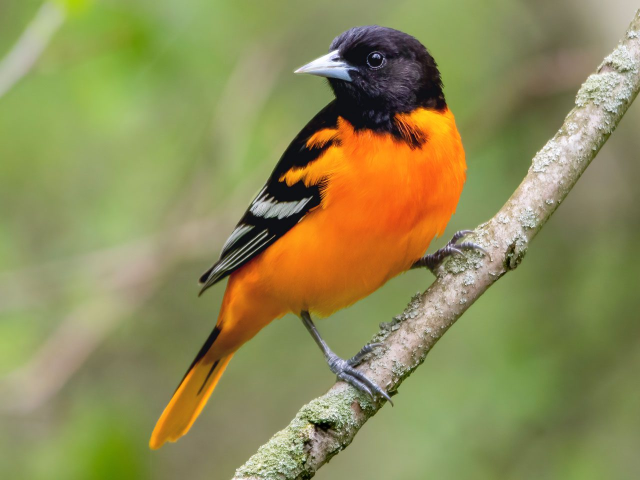
#> input picture birds.jpg, 1280 x 960 px (shown at 1/2 size)
$ jupyter execute Bilateral_Filter.ipynb
#> lines starting #> are read from the running program, lines starting #| are printed output that depends on the picture
#### Bilateral Filter
##### Bilateral Filter is an advanced smoothing filter that:
-  Reduces noise
- Preserves edges
- Does not blur edges like Gaussian

##### It is very useful in medical image processing and edge preserving smoothing.

##### Syntax:
- cv2.bilateralFilter(src, d, sigmaColor, sigmaSpace)

where,
- src is a input image.
- d is diameter of the pixel neighborhood.
- sigmaColor is filter sigma in the color space.
- sigmaSpace is filter sigma in the coordinate space.

[cell 1]
import cv2
import matplotlib.pyplot as plt
import numpy as np
import pandas as pd

[cell 2]
img = cv2.imread("birds.jpg")
#> img is the input picture: shape (960, 1280, 3); mean B, G, R 86.8, 139.8, 142.7

[cell 3]
h, w = img.shape[:2]
#> h = 960; w = 1280
print("Original Size", w, "x", h)
#| Original Size 1280 x 960

[cell 4]
new_width = 520
new_height = 520

[cell 5]
resized = cv2.resize(img, (new_width, new_height), interpolation=cv2.INTER_AREA)
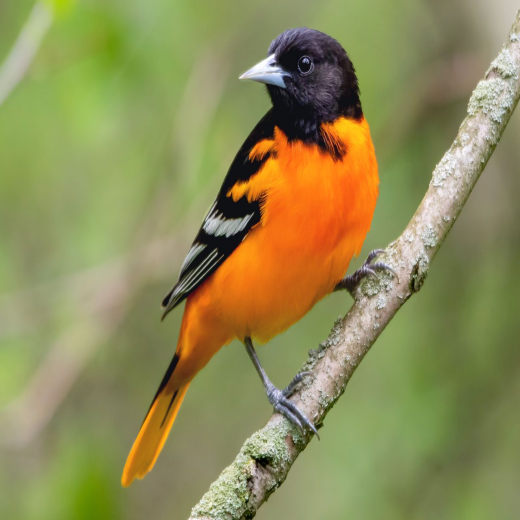
#> resized: shape (520, 520, 3); mean B, G, R 86.8, 139.8, 142.7

[cell 6]
d = 7
sigmacolor = 500
sigmaspace = 500

[cell 7]
img_1 = cv2.bilateralFilter(img, d, sigmacolor, sigmaspace)

[cell 8]
rgb_1 = cv2.cvtColor(img, cv2.COLOR_BGR2RGB)

[cell 9]
rgb_2= cv2.cvtColor(img_1, cv2.COLOR_BGR2RGB)

[cell 10]
plt.figure(figsize=(8,8))

[cell 11]
plt.subplot(1,2,1)
plt.imshow(rgb_1)
plt.title("Original Image")
plt.axis("off")

plt.subplot(1,2,2)
plt.imshow(rgb_2)
plt.title("Filtered Image")
plt.axis("off")
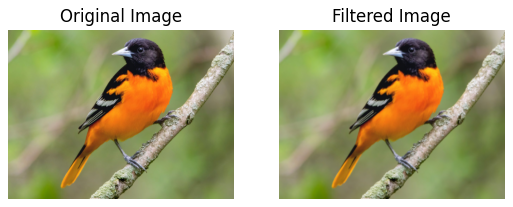
#> figure drawn by matplotlib, 2 panels

$ run again, with CVV.jpg copied over birds.jpg
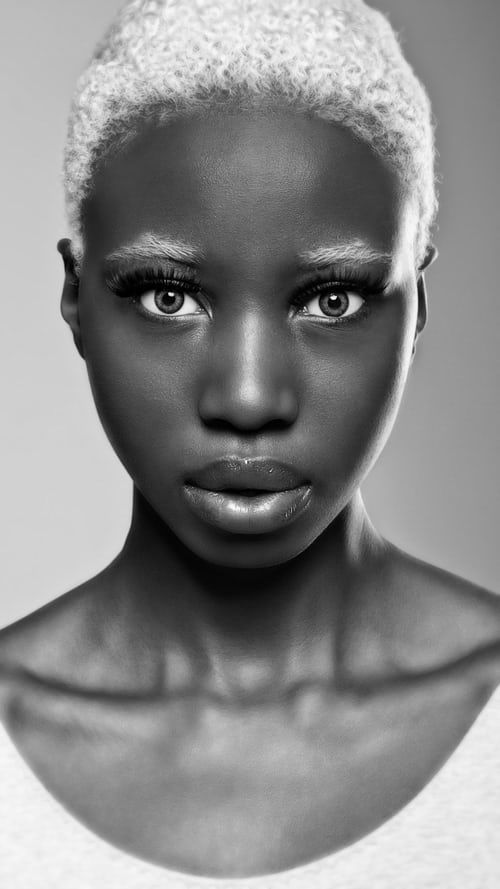
#> input picture CVV.jpg, 500 x 889 px
#> img is the input picture: shape (889, 500, 3); min 0, max 255, mean 137.3
#| Original Size 500 x 889
#> `resized = cv2.resize(img, (new_width, new_height), interpolation=cv2.I..`:
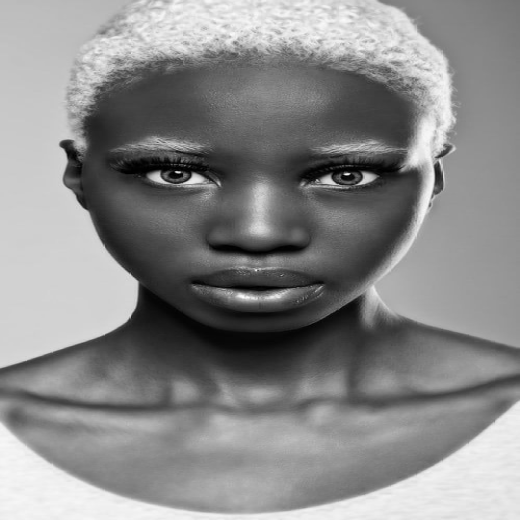
#> resized: shape (520, 520, 3); min 0, max 251, mean 137.2
#> `[cell 11] plt.subplot(1,2,1) plt.imshow(rgb_1) plt.title("Original Ima..`:
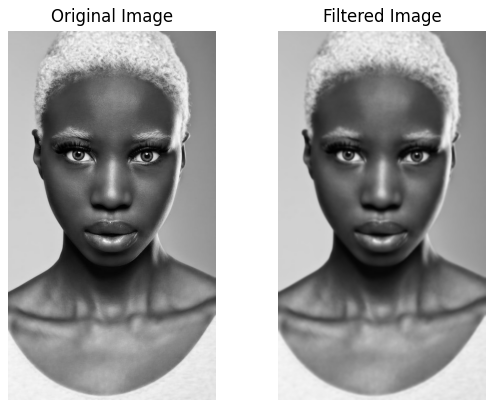
#> figure drawn by matplotlib, 2 panels

$ run again, with X_Ray.jpg copied over birds.jpg
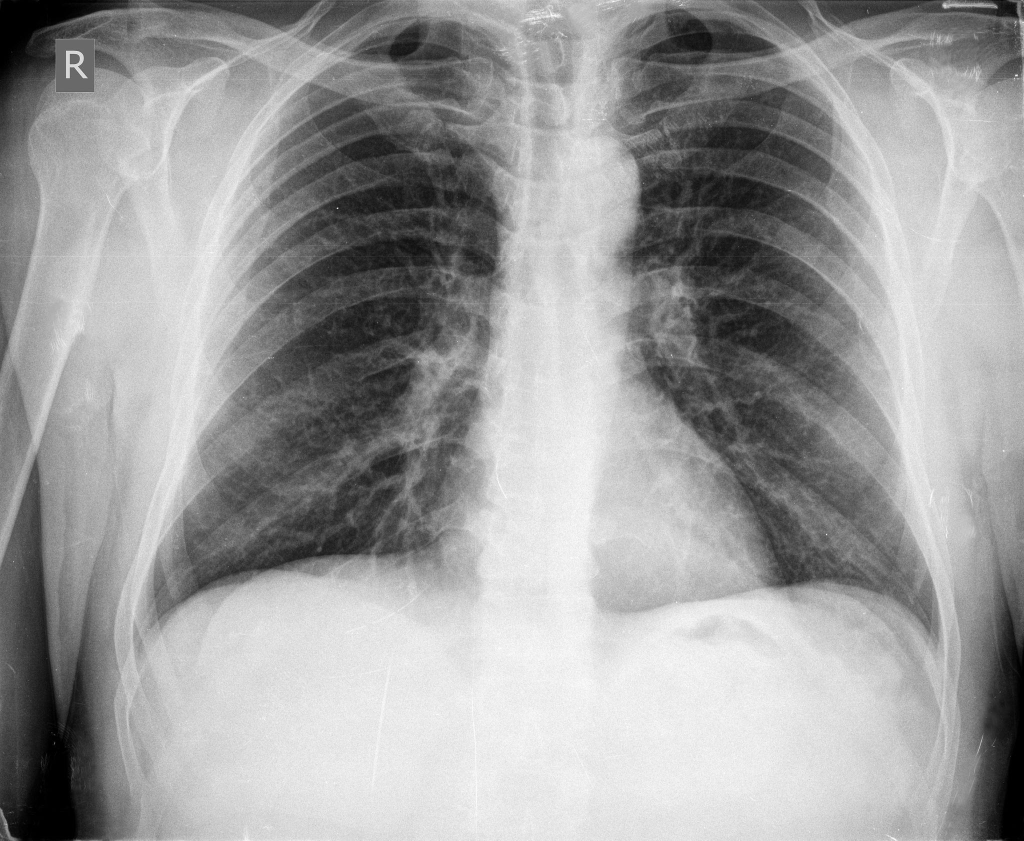
#> input picture X_Ray.jpg, 2048 x 1681 px (shown at 1/2 size)
#> img is the input picture: shape (1681, 2048, 3); min 0, max 255, mean 156.8
#| Original Size 2048 x 1681
#> `resized = cv2.resize(img, (new_width, new_height), interpolation=cv2.I..`:
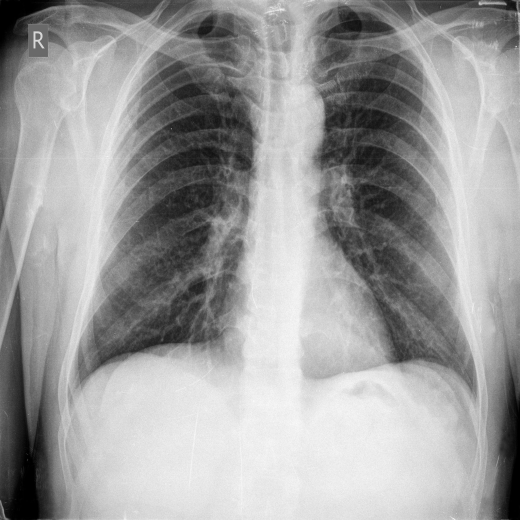
#> resized: shape (520, 520, 3); min 0, max 249, mean 156.8
#> `[cell 11] plt.subplot(1,2,1) plt.imshow(rgb_1) plt.title("Original Ima..`:
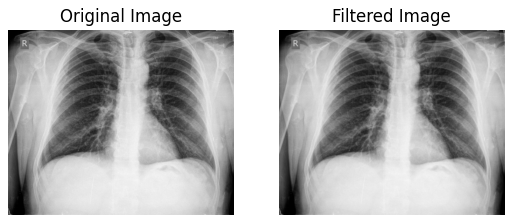
#> figure drawn by matplotlib, 2 panels
